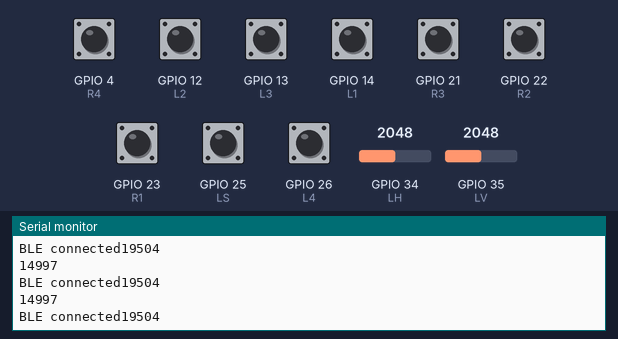
Simulated run of this sketch. Board: ESP32. Parts: the last lines printed to the serial monitor. The test bench sets the inputs (shaded band); at power-on: GPIO 4 (R4), GPIO 12 (L2), GPIO 13 (L3), GPIO 14 (L1), GPIO 21 (R3), GPIO 22 (R2), GPIO 23 (R1), GPIO 25 (LS), GPIO 26 (L4) HIGH, GPIO 35 (LV) = 2048, GPIO 34 (LH) = 2048. USB keyboard and mouse output is not drawn.

Above: at 1.2 s.
1.3 s: GPIO 35 (LV) set to 2670
At 2.1 s:
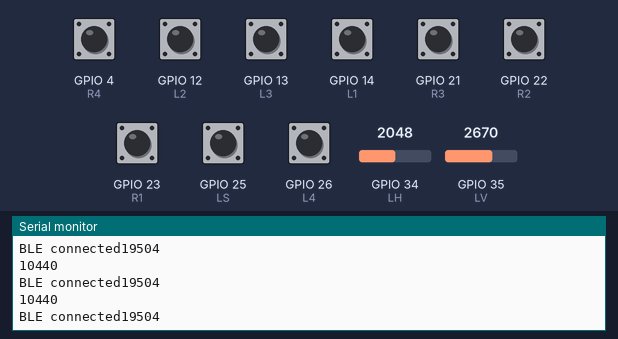
2.8 s: GPIO 35 (LV) set to 2786
At 3.5 s:
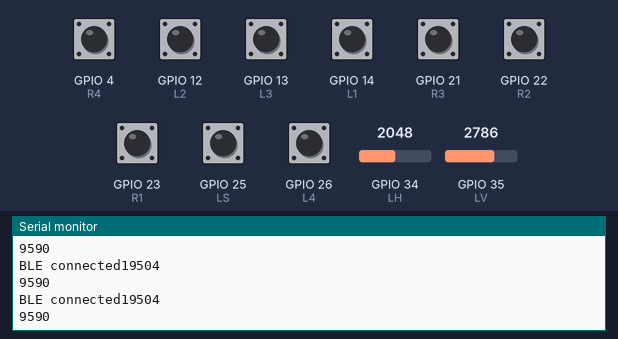
Timing chart, 0 to 5.8 s (numbered marks = the images above; inputs shaded):
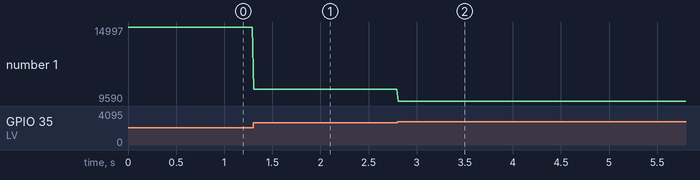

Measured:
- the behaviour switches between 2730 and 2731 on GPIO 35 (LV) (found by bisection; images 1 and 2)
- after the input at 1.3 s, the serial monitor: prints a new line at once (image 1)
- after the input at 2.8 s, the serial monitor: prints a new line at once (image 2)
- plotted number 1: 14997 → 10440 after the input at 1.3 s, 10440 → 9590 after the input at 2.8 s

The sketch:

gamepad_proto_v3.0.ino
```cpp
#include <BleGamepad.h>
#include <Wire.h>

BleGamepad bleGamepad("Gamepad_v1.0", "Dingo", 100);

////// TRIGGER BUTTONS
////#define LT 2
////#define RT 23
//
// LEFT-JOYSTICK
#define LH 34
#define LV 35
#define LS 25
//
////// RIGHT-JOYSTICK
////#define RH 39
////#define RV 36
////#define RS 19
//
// D-PAD-1
#define L1 14                          //HIGH
#define L2 12
#define L3 13
#define L4 26

//D-PAD-2
#define R1 23
#define R2 22
#define R3 21                          //   17
#define R4 4                           //   16

// BATTERY VOLTAGE
//#define ADC 4

//int buttons[12] = {32, 33, 27, 14, 18, 5, 17, 16, 15, 23, 2, 19};
//int buttons[9] = {32, 33, 27, 14, 18, 5, 19, 2, 15};
int buttons[9] = {25,23,21,22,4,14,12,13,26};
//int buttons[4] = {23,21,22,4};


int period = 10000;
unsigned long time_now = 0;

const int numberOfPotSamples = 5;     // Number of pot samples to take (to smooth the values)
const int delayBetweenSamples = 2;    // Delay in milliseconds between pot samples
const int delayBetweenHIDReports = 5; // Additional delay in milliseconds between HID reports
const int debounceDelay = 10;        // Delay in milliseconds between button press

void setup() {
  Serial.begin(19200);
//  FastLED.addLeds<NEOPIXEL, DATA_PIN>(leds, 6);
//  FastLED.setBrightness(64);
  for (int i = 0; i < 9; i++) {
    pinMode(buttons[i], INPUT_PULLUP);
  }
  bleGamepad.begin();
  //bleGamepad.setAutoReport(false); // to disable auto reporting, and then use bleGamepad.sendReport(); as needed
  Serial.println("Starting BLE work!");

//  leds[0] = CRGB::Red;
//  leds[5] = CRGB::Red;
//  FastLED.show();
//  delay(500);
//  leds[1] = CRGB::Green;
//  leds[4] = CRGB::Green;
//  FastLED.show();
//  delay(500);
//  leds[2] = CRGB::Blue;
//  leds[3] = CRGB::Blue;
//  FastLED.show();
//  delay(1000);
//  FastLED.clear();
//  FastLED.show();
}


void loop() {
  if (bleGamepad.isConnected()) {
    Serial.print("BLE connected");                         //  checking if the gamepad is connected to mobile or not
//    uncomment next lines to display the successful connection of gamepad to mobile via led
//    for (int i = 0; i < 6; i++) {
//      leds[i] = CHSV( HUE_GREEN, 255, 64);
//    }
//    FastLED.show();

//    while (millis() > time_now + period) {             //   printing the battery level
//      Serial.println("Checking Battery Level");
//      batteryLevel();
//      time_now = millis();
//    }

//    if (digitalRead(LT) == LOW) {                     //    taking and sending input from top left trigger
//      Serial.println(F("Left Trigger"));
//      bleGamepad.press(BUTTON_7);
//      bleGamepad.sendReport();
//      delay(debounceDelay);
//      bleGamepad.release(BUTTON_7);
//      bleGamepad.sendReport();
//    }
//    if (digitalRead(RT) == LOW) {                     //    taking and sending input from top right trigger
//      Serial.println(F("Right Trigger"));
//      bleGamepad.press(BUTTON_8);
//      bleGamepad.sendReport();
//      delay(debounceDelay);
//      bleGamepad.release(BUTTON_8);
//      bleGamepad.sendReport();
//    }
    if (digitalRead(LS) == LOW) {                     //    taking and sending input from left joystick
      Serial.println(F("Left Joystick"));
      bleGamepad.press(BUTTON_14);
      bleGamepad.sendReport();
      delay(debounceDelay);
      bleGamepad.release(BUTTON_14);
      bleGamepad.sendReport();
    }
////    if (digitalRead(RS) == LOW) {                     //    taking and sending input from right joystick
////      Serial.println(F("Right Joystick"));
////      Serial.println("Right Joystick");
////      bleGamepad.press(BUTTON_15);
////      bleGamepad.sendReport();
////      delay(debounceDelay);
////      bleGamepad.release(BUTTON_15);
////      bleGamepad.sendReport();
////    }

    if (digitalRead(R1) == LOW) {                     //    taking and sending input from right button 1
      Serial.println(F("Right Button 1"));
      bleGamepad.press(BUTTON_5);
      bleGamepad.sendReport();
      delay(debounceDelay);
      bleGamepad.release(BUTTON_5);
      bleGamepad.sendReport();
    }
    if (digitalRead(R2) == LOW) {                     //    taking and sending input from right button 2
      Serial.println(F("Right Button 2"));
      bleGamepad.press(BUTTON_2);
      bleGamepad.sendReport();
      delay(debounceDelay);
      bleGamepad.release(BUTTON_2);
      bleGamepad.sendReport();
    }
    if (digitalRead(R3) == LOW) {                     //    taking and sending input from right button 3
      Serial.println(F("Right Button 3"));
      bleGamepad.press(BUTTON_1);
      bleGamepad.sendReport();
      delay(debounceDelay);
      bleGamepad.release(BUTTON_1);
      bleGamepad.sendReport();
    }
    if (digitalRead(R4) == LOW) {                     //    taking and sending input from right button 4
      Serial.println(F("Right Button 4"));
      bleGamepad.press(BUTTON_4);
      bleGamepad.sendReport();
      delay(debounceDelay);
      bleGamepad.release(BUTTON_4);
      bleGamepad.sendReport();
    }

    if (digitalRead(L1) == LOW) {                     //    taking and sending input from left button 1
      Serial.println(F("Left Button 1"));
      bleGamepad.setHat1(DPAD_UP);
      bleGamepad.sendReport();
      delay(debounceDelay);
      bleGamepad.setHat1();
      bleGamepad.sendReport();
    }
    if (digitalRead(L2) == LOW) {                       //    taking and sending input from left button 2
      Serial.println(F("Left Button 2"));
      bleGamepad.setHat1(DPAD_LEFT);
      bleGamepad.sendReport();
      delay(debounceDelay);
      bleGamepad.setHat1();
      bleGamepad.sendReport();
    }
    if (digitalRead(L3) == LOW) {                       //    taking and sending input from left button 3
      Serial.println(F("Left Button 3"));
      bleGamepad.setHat1(DPAD_DOWN);
      bleGamepad.sendReport();
      delay(debounceDelay);
      bleGamepad.setHat1();
      bleGamepad.sendReport();
    }
    if (digitalRead(L4) == LOW) {                         //    taking and sending input from left button 4
      Serial.println(F("Left Button 4"));
      bleGamepad.setHat1(DPAD_RIGHT);
      bleGamepad.sendReport();
      delay(debounceDelay);
      bleGamepad.setHat1();
      bleGamepad.sendReport();
    }

    // Map analog reading from 0 ~ 4095 to 32737 ~ -32737 for use as an axis reading
    int value1 = map(analogRead(LH), 0, 4095, 0, 39000);
    Serial.println(value1);
    int value2 = map(analogRead(LV), 0, 4095, 30000, 0);
    Serial.println(value2);
    bleGamepad.setLeftThumb(value1, value2);


//    int value3 = map(analogRead(RH), 0, 4095, 0, 65475);
//    int value4 = map(analogRead(RV), 0, 4095, 0, 65475);
//    bleGamepad.setRightThumb(value3, value4);

    //Send the gamepad report
    bleGamepad.sendReport();
    delay(1);
  }
  else {
//    for (int i = 0; i < 6; i++) {                 //to show that the gamepad is not connected
//      leds[i] = CHSV( 0, 0, 0);
//    }
//    FastLED.show();
    Serial.print("BLE not connected");
  }
}

//void batteryLevel() {                               //function for checking the battery level
//  int sensorValue = analogRead(ADC);
//  float voltage = sensorValue * (5.12 / 4095.0);
//  Serial.print(voltage);
//  Serial.print("V ||");
//  int percentage = (voltage / 4.2) * 100;
//  Serial.print(percentage);
//  Serial.println("%");
//  bleGamepad.setBatteryLevel(percentage);
////  if (percentage < 60) {                          //to show led if battery level is below 60%
////    Serial.println("LOW battery");
////    for (uint8_t i = 30; i < 220; i++) {
////      for (int j = 0; j < 6; j++) {
////        leds[j] = CHSV( HUE_RED, 255, i);
////      }
////      FastLED.show();
////      delay(15);
////    }
////    for (uint8_t i = 220; i > 30; i--) {          //to show led lights connected to the gamepad
////      for (int j = 0; j < 6; j++) {
////        leds[j] = CHSV( HUE_RED, 255, i);
////      }
////      FastLED.show();
////      delay(15);
////    }
//  }
```
